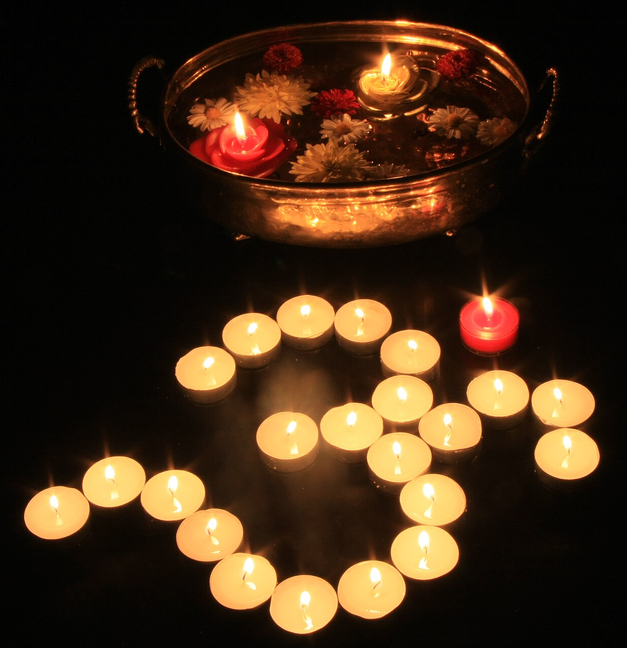
#> input picture cs663/Assignment-2/data/bokeh/deep.png, 627 x 648 px, shrunk from 1241 x 1282 before the run
$ python generate_masks.py
#> lines starting #> are read from the running program, lines starting #| are printed output that depends on the picture
import os
import numpy as np
import matplotlib.pyplot as plt
from matplotlib.widgets import PolygonSelector
from matplotlib.path import Path
from PIL import Image

def create_manual_mask(image_path: str, mask_path: str):
    """
    Opens an interactive window to draw a polygon mask over the foreground.
    """
#> called with image_path = '../data/bokeh/deep.png', mask_path = './output/deep_mask.png'
    if not os.path.exists(image_path):
        print(f"Image not found {image_path}")
        return

    img = Image.open(image_path)
#> img is the input picture: PIL image 627x648 RGB; mean R, G, B 66.4, 44.5, 23.5
    img_array = np.asarray(img)

    fig, ax = plt.subplots(figsize=(10, 8))
    ax.imshow(img_array)
    ax.set_title(f"Click to outline the foreground. {os.path.basename(image_path)}\nPress 'Enter' to confirm and save, or 'Esc' to cancel.")

    polygon_pts = []

    def onselect(verts):
        nonlocal polygon_pts
        polygon_pts = verts

    def on_key(event):
        if event.key == 'enter':
            plt.close()

    fig.canvas.mpl_connect('key_press_event', on_key)
    selector = PolygonSelector(ax, onselect, useblit=True)
    plt.show()
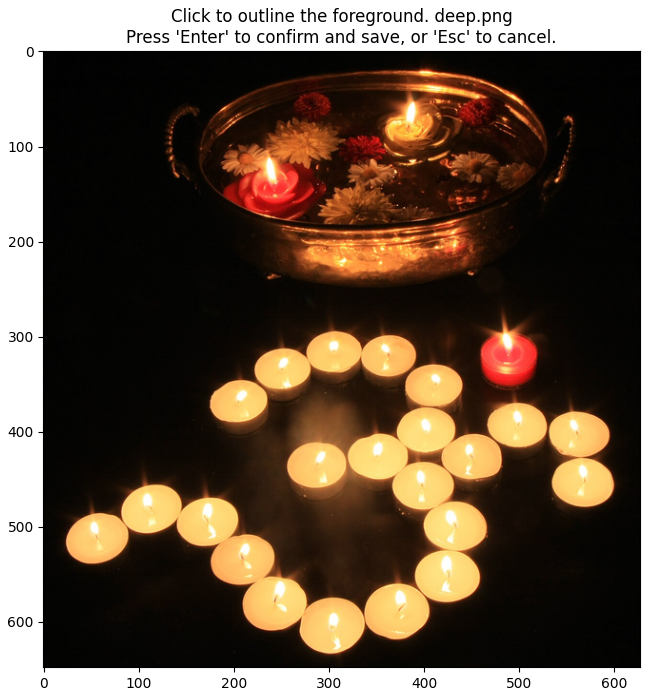
#> figure drawn by matplotlib, 1 panel

    if not polygon_pts:
        print(f"No mask drawn for {os.path.basename(image_path)}. Skipping.")
        return

    h, w = img_array.shape[:2]
    x, y = np.meshgrid(np.arange(w), np.arange(h))
    points = np.vstack((x.flatten(), y.flatten())).T

    path = Path(polygon_pts)
    mask_flat = path.contains_points(points)
    mask_2d = mask_flat.reshape((h, w))

    mask_image = Image.fromarray((mask_2d * 255).astype(np.uint8))
    mask_image.save(mask_path)
    print(f"Saved binary mask to {mask_path}")


if __name__ == "__main__":
    base_path = "../data/bokeh/"
    output_path = "./output/"
    if not os.path.exists(output_path):
        os.makedirs(output_path)
    images = ["deep.png", "lotus.png", "marigold.png"]

    for img_name in images:
        print(f"Processing Bokeh effect for : {img_name}")
        img_path = os.path.join(base_path, img_name)

        mask_name = img_name.replace(".png", "_mask.png")
        mask_path = os.path.join(output_path, mask_name)

        create_manual_mask(img_path, mask_path)
#> pass 2 of the loop `for img_name in images:`:
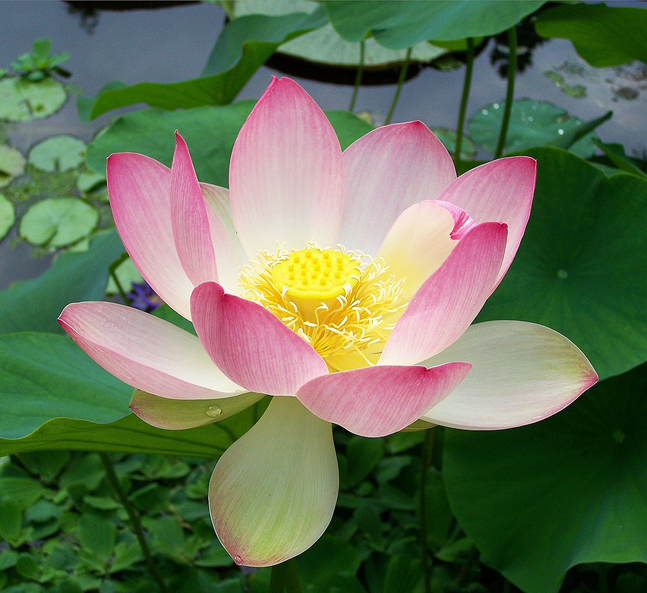
#> input picture cs663/Assignment-2/data/bokeh/lotus.png, 647 x 593 px, shrunk from 1280 x 1173 before the run
#> in create_manual_mask, img is the input picture: PIL image 647x593 RGB; mean R, G, B 102.3, 114.9, 86.8
#> in create_manual_mask (call 2), `plt.show()`:
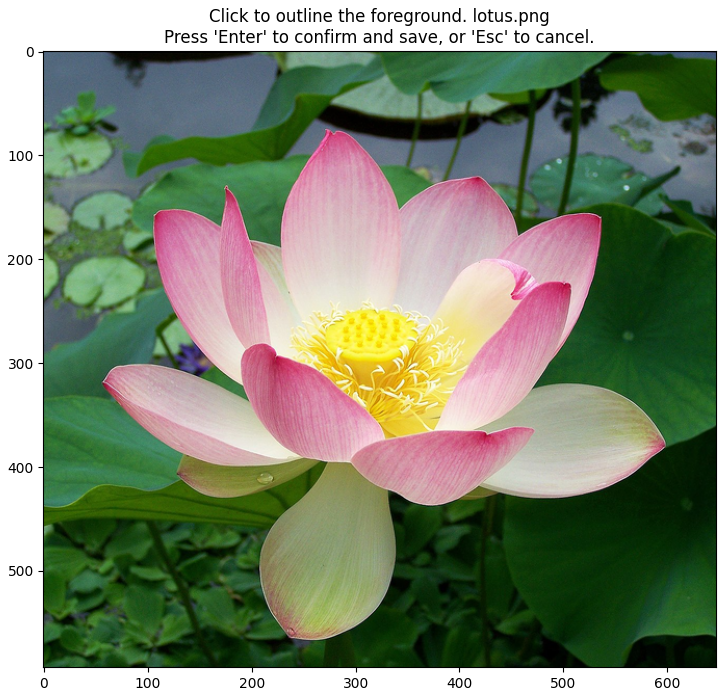
#> figure drawn by matplotlib, 1 panel
#> pass 3 of the loop `for img_name in images:`:
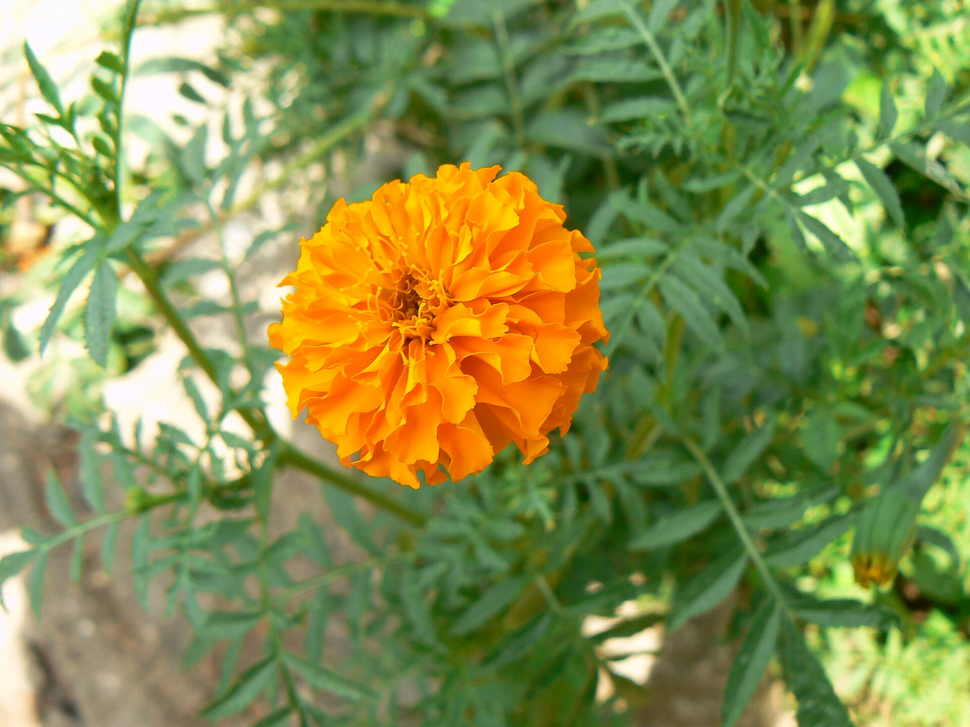
#> input picture cs663/Assignment-2/data/bokeh/marigold.png, 970 x 727 px, shrunk from 1920 x 1440 before the run
#> in create_manual_mask, img is the input picture: PIL image 970x727 RGB; mean R, G, B 132.8, 142.5, 77.7
#> in create_manual_mask (call 3), `plt.show()`:
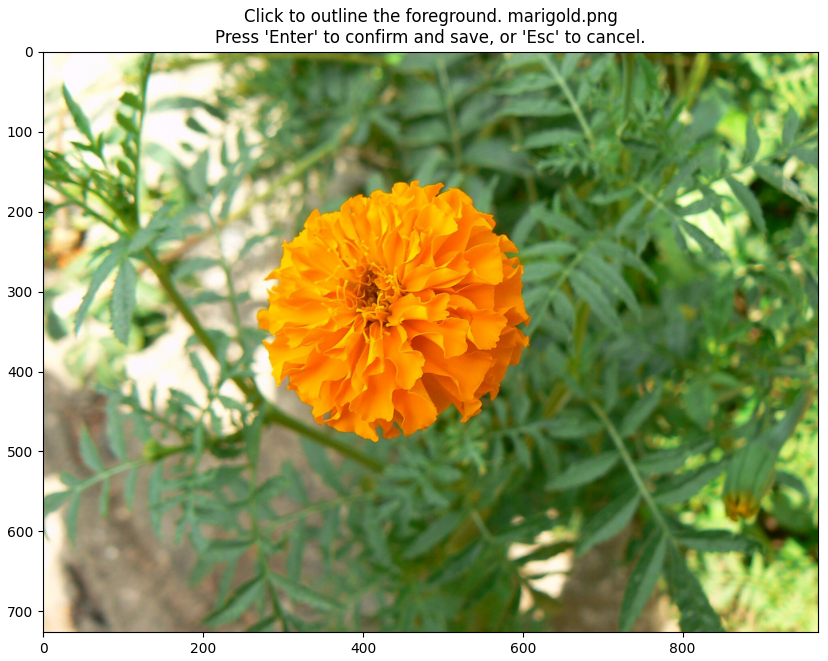
#> figure drawn by matplotlib, 1 panel
